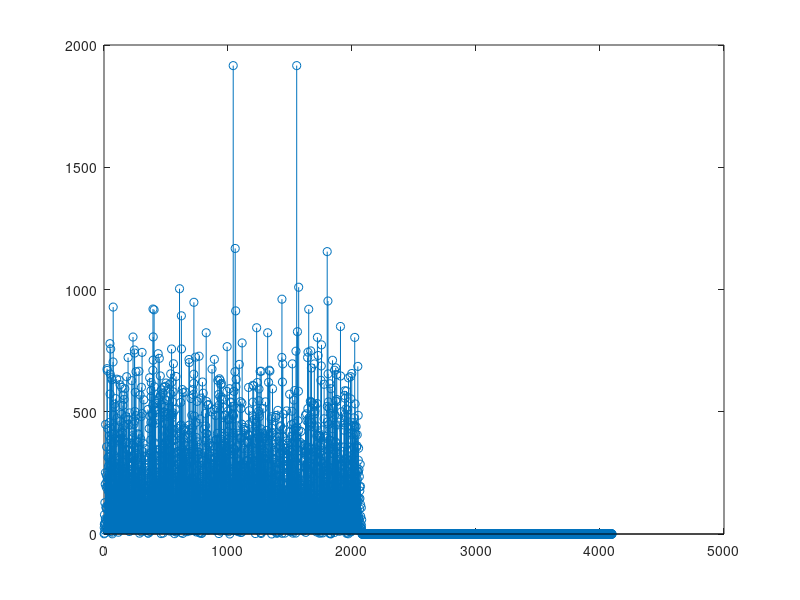

The MATLAB source for this figure:
%Lab 1 - Zadanie 3, Korelacja sygnałów
close all; clear all;

load("adsl_x.mat")%Plik ładuje się jako x, wykorzystujemy póżniej tę zmienną
a = x(1+495:32+495); %prefix adsl
% a = x(1+1040:32+1040);
% a = x(1+1803:32+1803); %Something is no yes
%a = x(1+551:32+551);
%Wykonujemy funkcję korelacji sygnału, żeby znaleźć koniec ramki
corr_vect = xcorr(a,x);
%Rysujemy wykres korelacji
figure;
stem(abs(corr_vect));
%Szukamy indeksu, w którym korelacja ma peak 
[p, i] = max(corr_vect)